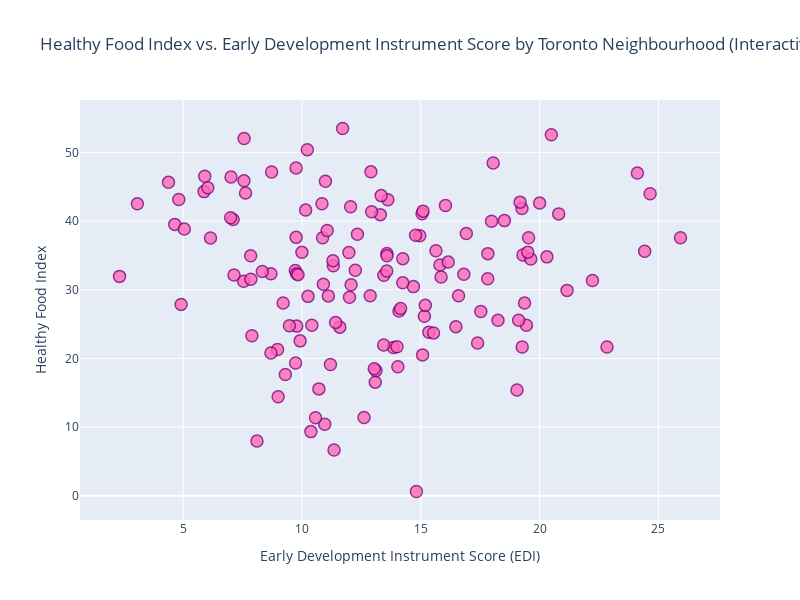

Notebook code cell kept with this figure:
### Code cell
## Make an interactive version
# Prepare x, y, and hover text
x1 = df['Early Development Instrument (EDI)']
y1 = df['Healthy Food Index']
hover_text = df.apply(lambda row: f"Neighbourhood: {row['Neighbourhood']}<br>"
                                  f"EDI Score: {row['Early Development Instrument (EDI)']:.2f}<br>"
                                  f"Healthy Food Index: {row['Healthy Food Index']:.2f}", axis=1)


# Create the scatter plot
graph = go.Figure()
graph.add_trace(go.Scatter(
    x=x1,
    y=y1,
    mode='markers',
    text=hover_text,
    hoverinfo='text',
    marker=dict(
        size=12,
        color='hotpink',
        opacity=0.8,
        line=dict(width=1.5, color='purple')
    )
))

# Update layout with titles and size
graph.update_layout(
    title='Healthy Food Index vs. Early Development Instrument Score by Toronto Neighbourhood (Interactive)',
    xaxis_title='Early Development Instrument Score (EDI)',
    yaxis_title='Healthy Food Index',
    width=800,
    height=600
)

graph.show()

### Figure 1 — Plotly figure (JSON) as saved in the notebook; plotly's stock layout.template omitted (floating-point values rounded to 4 significant figures; data arrays with more than 128 entries replaced by an {"elided": "..."} marker saying what was removed)
{"data": [{"hoverinfo": "text", "marker": {"color": "hotpink", "line": {"color": "purple", "width": 1.5}, "opacity": 0.8, "size": 12}, "mode": "markers", "text": {"elided": "140 str values"}, "type": "scatter", "x": {"elided": "140 float values"}, "y": {"elided": "140 float values"}}], "layout": {"height": 600, "title": {"text": "Healthy Food Index vs. Early Development Instrument Score by Toronto Neighbourhood (Interactive)"}, "width": 800, "xaxis": {"title": {"text": "Early Development Instrument Score (EDI)"}}, "yaxis": {"title": {"text": "Healthy Food Index"}}}}
